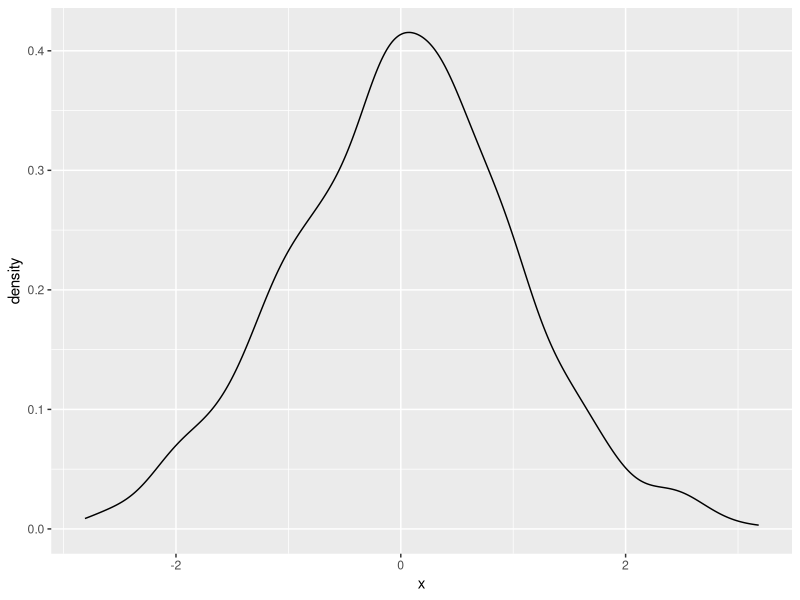
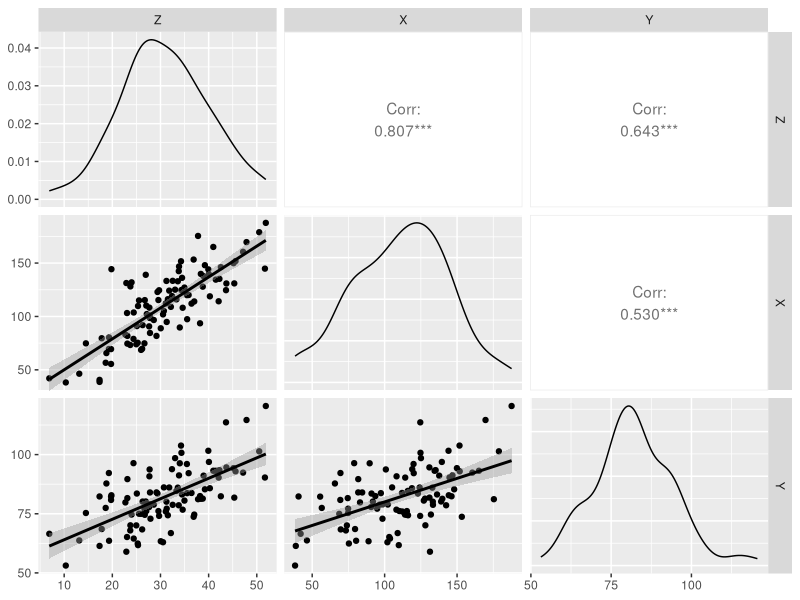
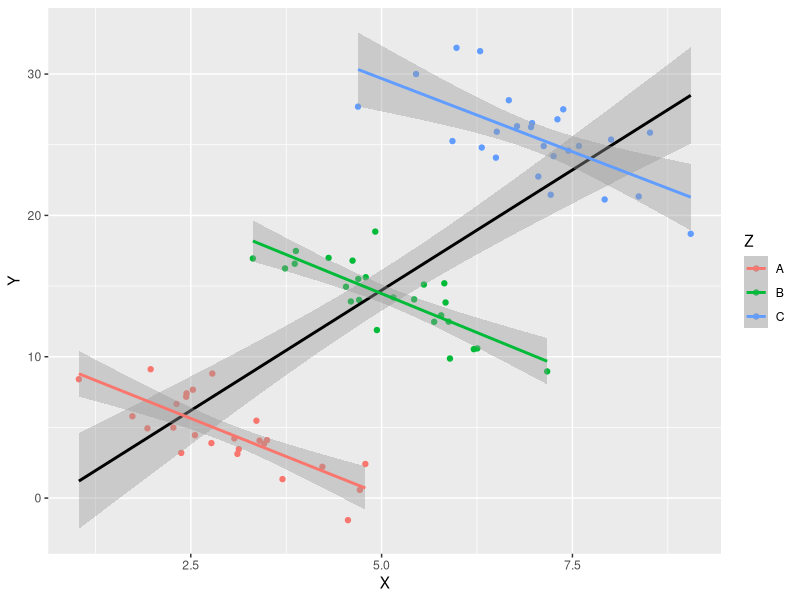
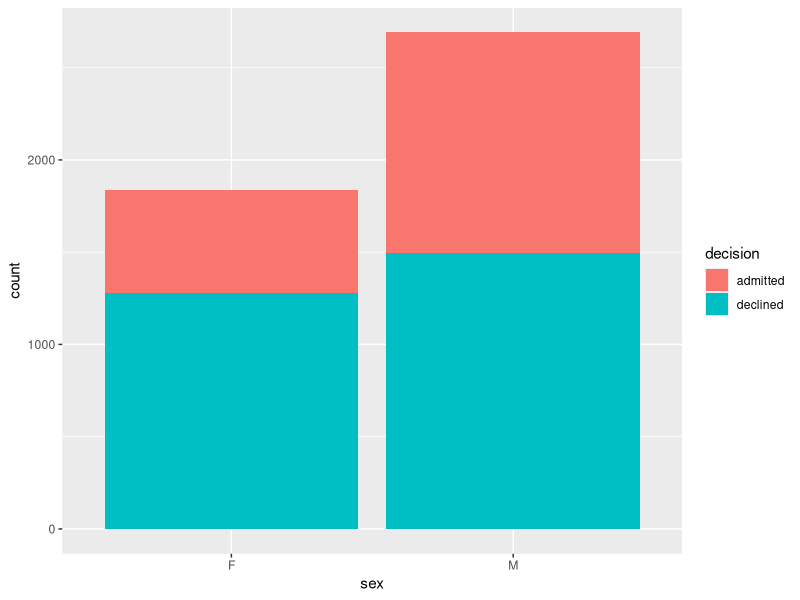
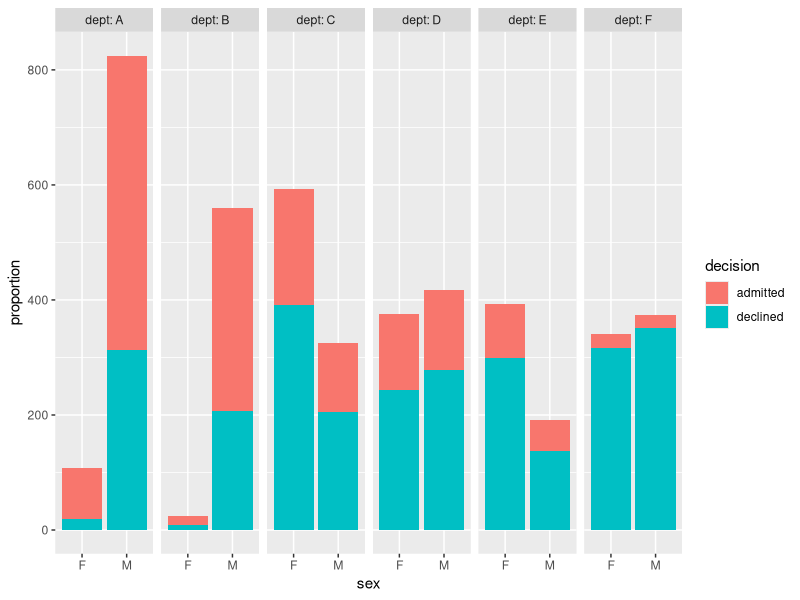

Source code (R) for these figures, in order:
## ---- chunk 1
knitr::opts_chunk$set(echo = TRUE)
set.seed(123)
library(tidyverse)
library(broom)
## ---- chunk 2
sim = tibble( Z = 30 + 10 * rnorm(100),
              X = 20 + 3 * Z + 20*rnorm(100), 
              Y = 50 + 1 * Z + 10*rnorm(100))
## ---- chunk 3
tibble(x=rnorm(1000)) %>% ggplot(aes(x=x)) + geom_density()
## ---- chunk 4
library(GGally)
ggpairs(sim, lower=list(continuous="smooth"))
## ---- chunk 5
lm( Y ~ X, data = sim) %>% tidy()
## ---- chunk 6
sim %>% 
  mutate( Z = seq( from = min(Z), to = max(Z), length.out = 100), 
          X = 20 + 3 * Z + 20*rnorm(100),
          Y = 50 + 1 * Z + 10*rnorm(100) ) %>% 
  lm(Y ~ Z, data = .) %>% tidy()
## ---- chunk 7
sim %>% 
  mutate( X = seq(min(X), max(X), length.out = 100))  %>% 
  lm(Y ~ X, data = .) %>% tidy()
## ---- chunk 8
sim %>% 
  mutate( X = 20 + 3 * Z + 20*rnorm(100) )  %>% 
  lm(Y ~ X + Z, data = .) %>% tidy()
## ---- chunk 9
set.seed(123)
n=25; N = 3*n
X = c( rnorm(n,3,1), rnorm(n,5,1), rnorm(n,7,1) )
Z = c(rep("A",n), rep("B",n), rep("C",n))
Y = 10 - 2*X + c(rep(0,n), rep(15,n), rep(30,n)) + 2* rnorm(N)
tibble( X=X, Y=Y, Z=Z ) %>%
  ggplot( aes(x=X, y=Y) ) + 
  geom_point( aes(col=Z)) + 
  geom_smooth( method = "lm", col = 1) + 
  geom_smooth( aes(col=Z), method = "lm")  


# tibble( X=X, Y=Y, Z=Z ) %>%
#   ggplot( aes(x=X, y=Y) ) + 
#   geom_point()+
#   geom_smooth( method = "lm" ) 
# 
# tibble( X=X, Y=Y, Z=Z ) %>%
#   ggplot( aes(x=X, y=Y, col = Z) ) + 
#   geom_point( ) + 
#   geom_smooth( method = "lm") + 
#   theme(legend.justification = c(0, 1), legend.position = c(0, 1))
  
## ---- chunk 10
ucb_adm = 
  tibble( dept = rep(LETTERS[1:6],2),
        sex = c(rep("M",6), rep("F",6)),
        applicants = c( 825, 560, 325, 417, 191, 373,
                        108, 025, 593, 375, 393, 341),
        adm_rate = c(   .62, .63, .37, .33, .28, .06,
                        .82, .68, .34, .35, .24, .07) ) %>% 
  mutate( admitted = round(applicants * adm_rate),
          declined = applicants - admitted ) %>% 
  gather( decision, count, 5:6)

# ucb_adm %>% 
#   group_by(decision, sex) %>% 
#   summarise( count = sum(count) ) %>% 
#   ggplot(aes( x = sex, y = count, fill = decision) )+ 
#     geom_bar( stat = "identity", position = "fill" ) +
#     ylab("proportion")

ucb_adm %>% 
  group_by(decision, sex) %>% 
  summarise( count = sum(count) ) %>% 
  ggplot(aes( x = sex, y = count, fill = decision) )+ 
    geom_bar( stat = "identity" ) 
## ---- chunk 11
ucb_adm %>% 
  ggplot(aes( x = sex, y = count, fill = decision) )+ 
    geom_bar( stat = "identity") +
    ylab("proportion") + 
  facet_grid( ~dept, labeller = "label_both")

